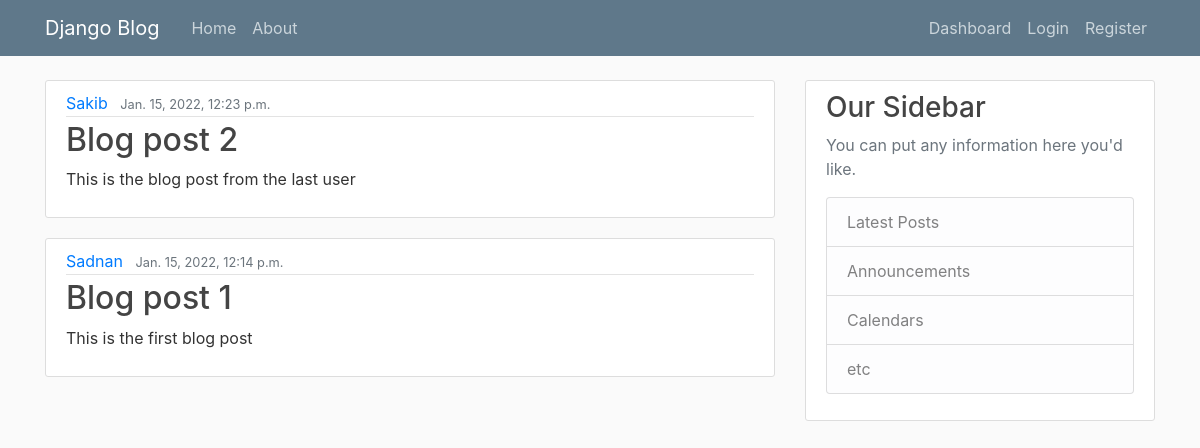
The app's page /, older data.
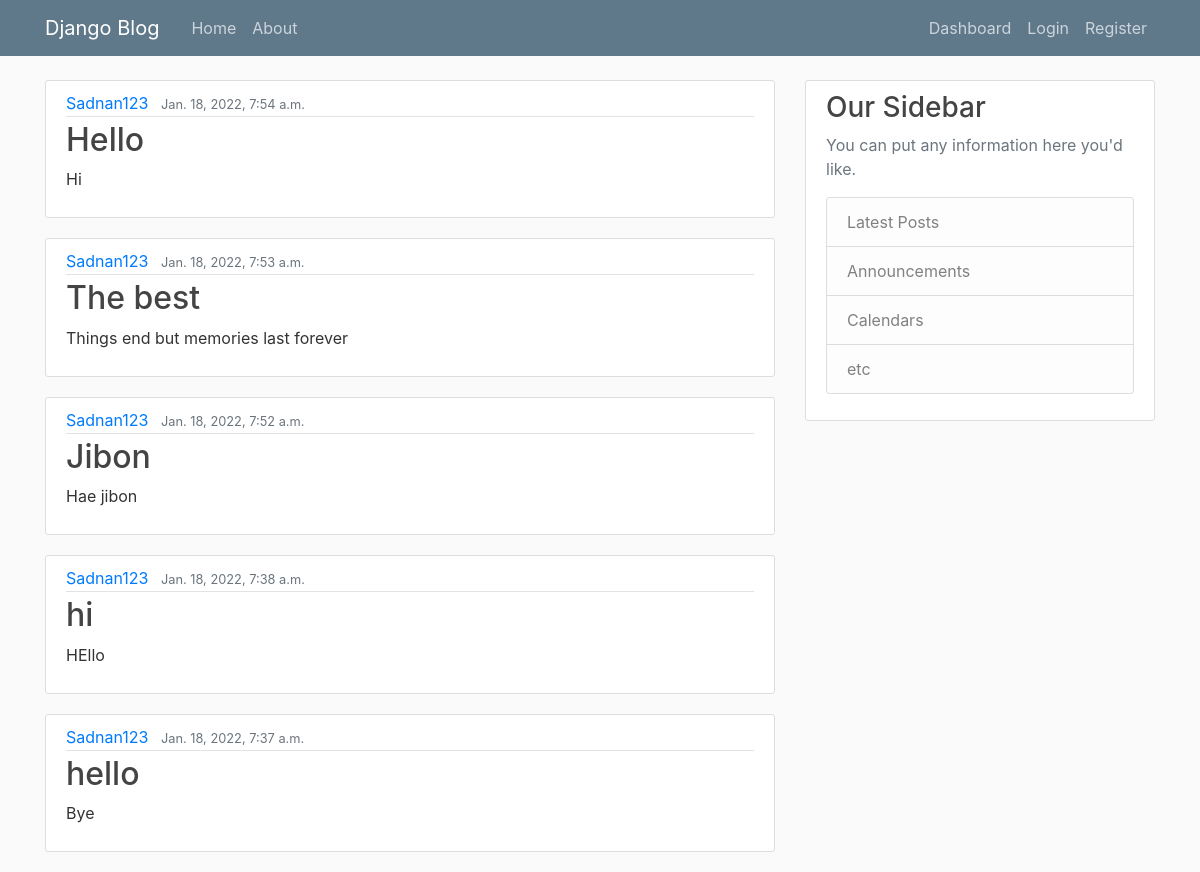
The same page, newer data.
### blog_app/models.py (models this page shows, shortened)
class Post(models.Model):
    title = models.CharField(max_length=100)
    content = models.TextField()
    date_posted = models.DateTimeField(default=timezone.now)
    author = models.ForeignKey(User, on_delete=models.CASCADE)

### blog_app/views.py (the view)
# urls.py: path('', PostListView.as_view(), name='blog-home'),
class PostListView(ListView):
    model = Post
    template_name = 'blog_app/home.html'  # <app>/<model>_<viewtype>.html
    context_object_name = 'posts'
    ordering = ['-date_posted']
    paginate_by = 5

### blog_app/templates/blog_app/home.html
{% extends "blog_app/base.html" %}
{% block content %}
    {% for post in posts %}
        <article class="media content-section">
          <div class="media-body">
            <div class="article-metadata">
              <a class="mr-2" href="#">{{ post.author }}</a>
              <small class="text-muted">{{ post.date_posted }}</small>
            </div>
            <h2><a class="article-title" href="#">{{ post.title }}</a></h2>
            <p class="article-content">{{ post.content }}</p>
          </div>
        </article>
    {% endfor %}
{% endblock content %}

Row changes from the older to the newer data that the page shows:
no longer on this page (row unchanged): Post: author "Sakib", date_posted "Jan. 15, 2022, 12:23 p.m.", title "Blog post 2", content "This is the blog post from the last user"
removed Post: author "Sadnan", date_posted "Jan. 15, 2022, 12:14 p.m.", title "Blog post 1", content "This is the first blog post"
added Post: author "Sadnan123", date_posted "Jan. 18, 2022, 7:54 a.m.", title "Hello", content "Hi"
added Post: author "Sadnan123", date_posted "Jan. 18, 2022, 7:53 a.m.", title "The best", content "Things end but memories last forever"
added Post: author "Sadnan123", date_posted "Jan. 18, 2022, 7:52 a.m.", title "Jibon", content "Hae jibon"
added Post: author "Sadnan123", date_posted "Jan. 18, 2022, 7:38 a.m.", title "hi", content "HEllo"
added Post: author "Sadnan123", date_posted "Jan. 18, 2022, 7:37 a.m.", title "hello", content "Bye"
